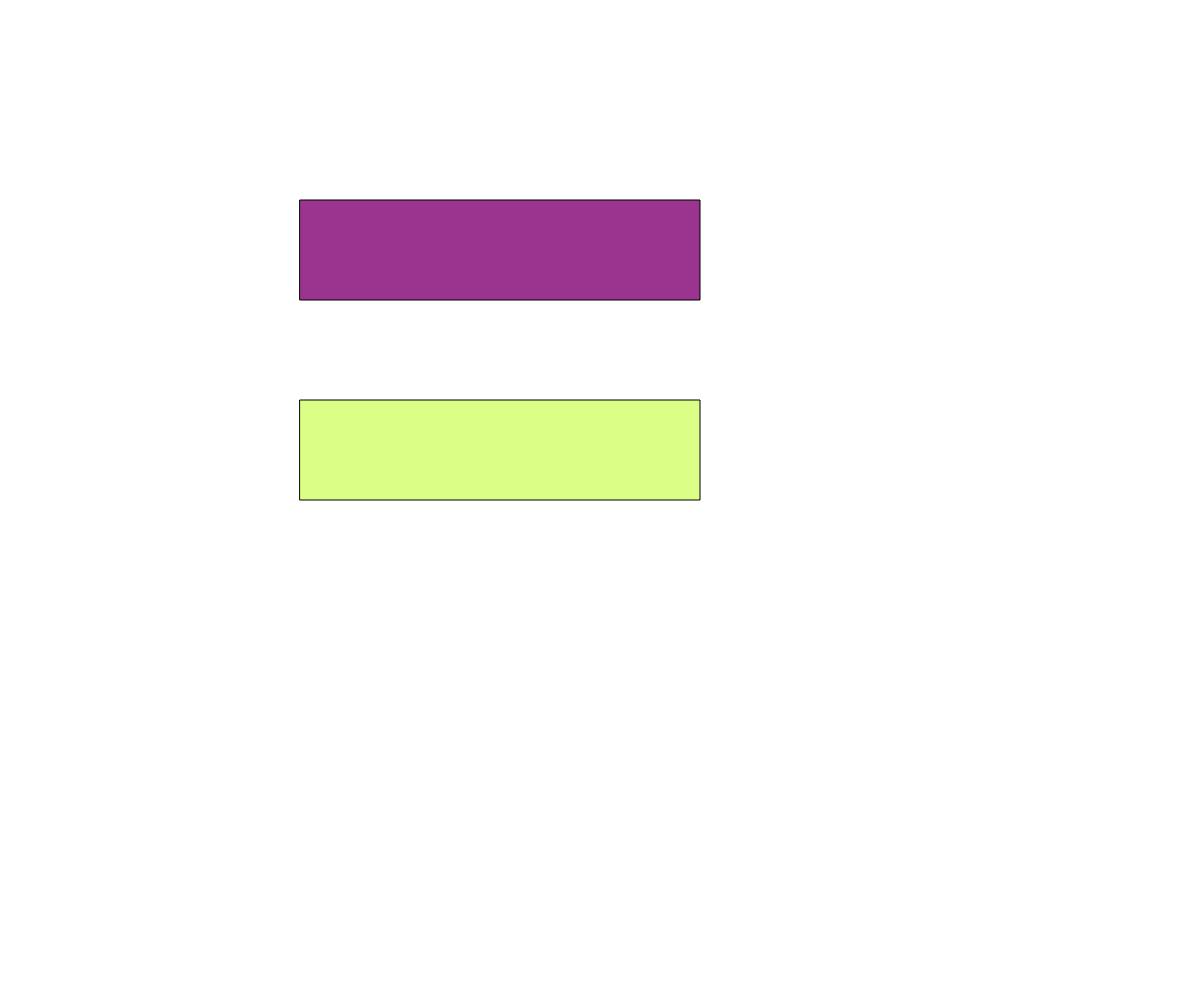
Frame 1 (no input)
Frame 60 (no input): identical to frame 1, image omitted
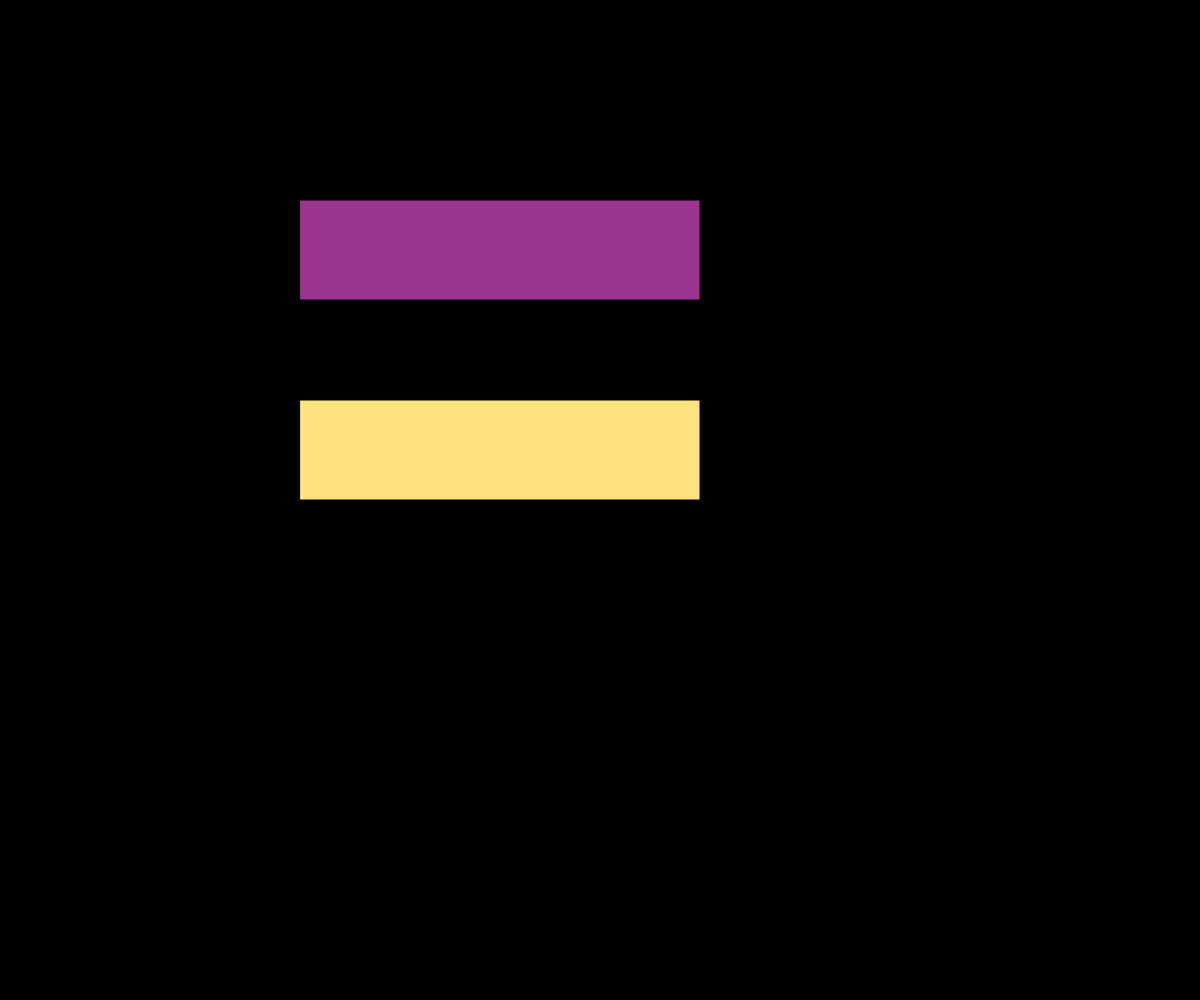
Frame 120 (the mouse pressed at the canvas centre since frame 60)

The p5.js sketch that drew these frames (run headless with seeded random() and noise() and a simulated clock; from frame 60 on, the mouse is pressed at the canvas centre):

// p5.js sketch
// ── sketch.js
// Button OOP Demo

let backgroundColor = "white";
let buttonOne, buttonTwo;

function setup() {
  createCanvas(windowWidth, windowHeight);
  buttonOne = new Button(300, 200, 400, 100);
  buttonTwo = new Button(300, 400, 400, 100);
  buttonTwo.notHoveredColor = "#DBFE87";
  buttonTwo.hoverColor = "#FFE381";
}

function draw() {
  background(backgroundColor);
  buttonOne.display();
  buttonTwo.display();
}

function mousePressed() {
  if (buttonOne.checkIfInside(mouseX, mouseY)) {
    backgroundColor = "red";
  }
  else if (buttonTwo.checkIfInside(mouseX, mouseY)) {
    backgroundColor = "black";
  }
}

class Button {
  constructor(x, y, w, h) {
    this.x = x;
    this.y = y;
    this.width = w;
    this.height = h;
    this.hoverColor = "#DA627D";
    this.notHoveredColor = "#9A348E";
  }

  display() {
    if (this.checkIfInside(mouseX, mouseY)) {
      fill(this.hoverColor);
    }
    else {
      fill(this.notHoveredColor);
    }
    rect(this.x, this.y, this.width, this.height);
  }

  checkIfInside(x, y) {
    return x >= this.x && x <= this.x + this.width &&
           y >= this.y && y <= this.y + this.height;
  }
}
